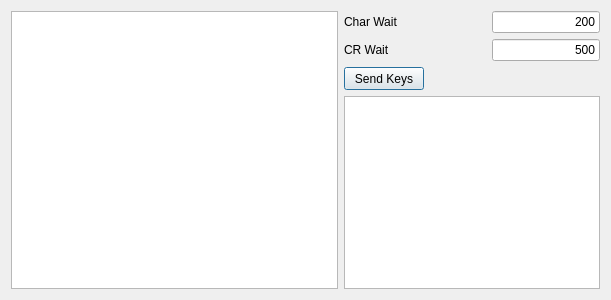
<?xml version="1.0" encoding="UTF-8"?>
<ui version="4.0">
 <class>DialogVKeyboard</class>
 <widget class="QDialog" name="DialogVKeyboard">
  <property name="geometry">
   <rect>
    <x>0</x>
    <y>0</y>
    <width>611</width>
    <height>300</height>
   </rect>
  </property>
  <property name="windowTitle">
   <string>Dialog</string>
  </property>
  <layout class="QHBoxLayout" name="horizontalLayout">
   <item>
    <widget class="QTextEdit" name="textEdit">
     <property name="maximumSize">
      <size>
       <width>1024</width>
       <height>16777215</height>
      </size>
     </property>
     <property name="lineWrapMode">
      <enum>QTextEdit::NoWrap</enum>
     </property>
    </widget>
   </item>
   <item>
    <layout class="QVBoxLayout" name="verticalLayout">
     <property name="sizeConstraint">
      <enum>QLayout::SetMinimumSize</enum>
     </property>
     <item>
      <layout class="QHBoxLayout" name="horizontalLayout_2">
       <property name="sizeConstraint">
        <enum>QLayout::SetMinimumSize</enum>
       </property>
       <item>
        <widget class="QLabel" name="label">
         <property name="sizePolicy">
          <sizepolicy hsizetype="Minimum" vsizetype="Fixed">
           <horstretch>0</horstretch>
           <verstretch>0</verstretch>
          </sizepolicy>
         </property>
         <property name="text">
          <string>Char Wait</string>
         </property>
        </widget>
       </item>
       <item>
        <widget class="QLineEdit" name="charWaitLE">
         <property name="sizePolicy">
          <sizepolicy hsizetype="Fixed" vsizetype="Fixed">
           <horstretch>0</horstretch>
           <verstretch>0</verstretch>
          </sizepolicy>
         </property>
         <property name="minimumSize">
          <size>
           <width>50</width>
           <height>0</height>
          </size>
         </property>
         <property name="text">
          <string>200</string>
         </property>
         <property name="maxLength">
          <number>5</number>
         </property>
         <property name="alignment">
          <set>Qt::AlignRight|Qt::AlignTrailing|Qt::AlignVCenter</set>
         </property>
        </widget>
       </item>
      </layout>
     </item>
     <item>
      <layout class="QHBoxLayout" name="horizontalLayout_3">
       <property name="sizeConstraint">
        <enum>QLayout::SetMinimumSize</enum>
       </property>
       <item>
        <widget class="QLabel" name="label_2">
         <property name="sizePolicy">
          <sizepolicy hsizetype="Minimum" vsizetype="Minimum">
           <horstretch>0</horstretch>
           <verstretch>0</verstretch>
          </sizepolicy>
         </property>
         <property name="text">
          <string>CR Wait</string>
         </property>
        </widget>
       </item>
       <item>
        <widget class="QLineEdit" name="CRWaitLE">
         <property name="sizePolicy">
          <sizepolicy hsizetype="Fixed" vsizetype="Fixed">
           <horstretch>0</horstretch>
           <verstretch>0</verstretch>
          </sizepolicy>
         </property>
         <property name="minimumSize">
          <size>
           <width>50</width>
           <height>0</height>
          </size>
         </property>
         <property name="text">
          <string>500</string>
         </property>
         <property name="maxLength">
          <number>5</number>
         </property>
         <property name="alignment">
          <set>Qt::AlignRight|Qt::AlignTrailing|Qt::AlignVCenter</set>
         </property>
        </widget>
       </item>
      </layout>
     </item>
     <item>
      <widget class="QPushButton" name="SendPB">
       <property name="sizePolicy">
        <sizepolicy hsizetype="Fixed" vsizetype="Fixed">
         <horstretch>0</horstretch>
         <verstretch>0</verstretch>
        </sizepolicy>
       </property>
       <property name="minimumSize">
        <size>
         <width>50</width>
         <height>23</height>
        </size>
       </property>
       <property name="text">
        <string>Send Keys</string>
       </property>
      </widget>
     </item>
     <item>
      <widget class="QListWidget" name="keylistWidget">
       <property name="sizePolicy">
        <sizepolicy hsizetype="Fixed" vsizetype="Expanding">
         <horstretch>0</horstretch>
         <verstretch>0</verstretch>
        </sizepolicy>
       </property>
       <property name="minimumSize">
        <size>
         <width>50</width>
         <height>0</height>
        </size>
       </property>
      </widget>
     </item>
    </layout>
   </item>
  </layout>
 </widget>
 <resources/>
 <connections/>
</ui>
